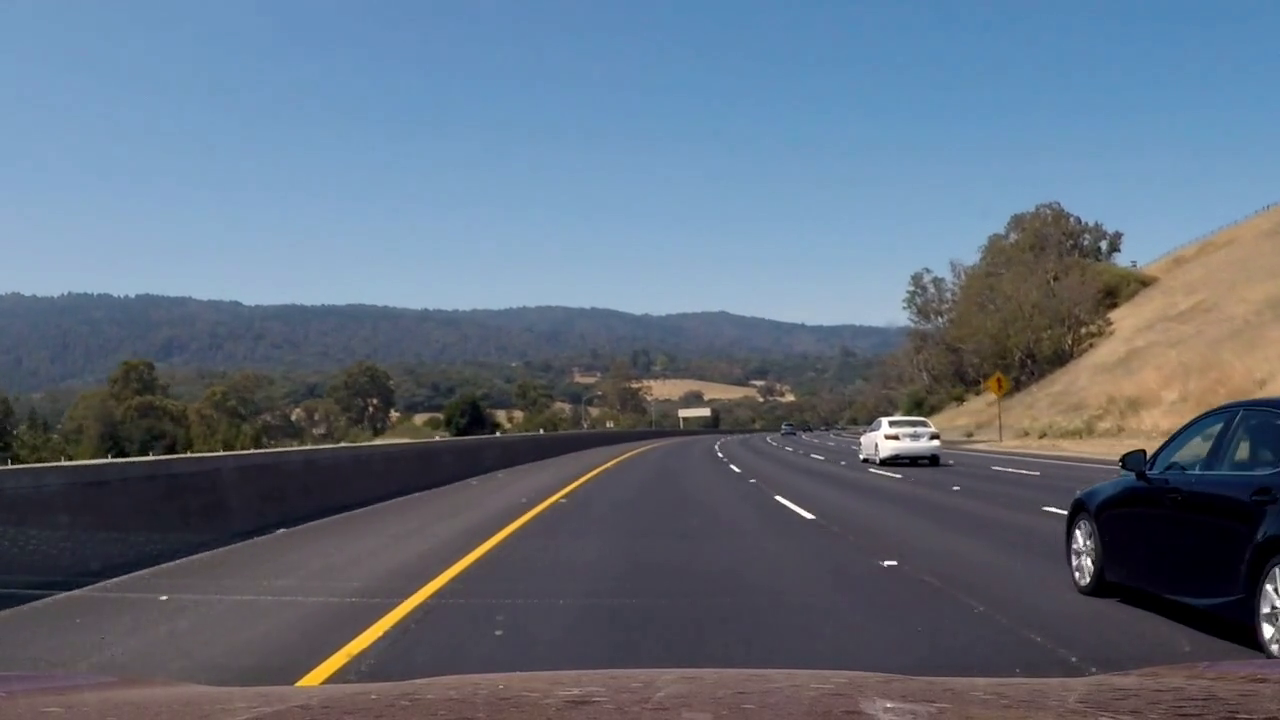
#> input picture test_images/video_images/54.png, 1280 x 720 px, found by its file name
$ python draw_bounding_boxes.py   (older library calls are emulated)
#> lines starting #> are read from the running program, lines starting #| are printed output that depends on the picture
import numpy as np
import cv2

def find_cars(img, scale, ystart, ystop, cells_per_step, color):
    draw_img = np.copy(img)
    #img = img.astype(np.float32) / 255

    if ystart is None:
        ystart = 0
    if ystop is None:
        ystop = img.shape[0]
    img_tosearch = img[ystart:ystop, :, :]
    ctrans_tosearch = img_tosearch
    if scale != 1:
        imshape = ctrans_tosearch.shape
        ctrans_tosearch = cv2.resize(ctrans_tosearch,
                                     (np.int(imshape[1]/scale), np.int(imshape[0]/scale)))

    nxblocks = (ctrans_tosearch.shape[1] // 16) - 2 + 1
    nyblocks = (ctrans_tosearch.shape[0] // 16) - 2 + 1

    window = 64
    nblocks_per_window = (window // 16) - 2 + 1
    nxsteps = (nxblocks - nblocks_per_window) // cells_per_step
    nysteps = (nyblocks - nblocks_per_window) // cells_per_step

    bboxes = []
    for xb in range(nxsteps+1):
        for yb in range(nysteps+1):
            ypos = yb*cells_per_step
            xpos = xb*cells_per_step

            xleft = xpos* 16
            ytop = ypos* 16

            xbox_left = np.int(xleft*scale)
            ytop_draw = np.int(ytop*scale)
            win_draw = np.int(window*scale)
            bboxes.append(((xbox_left, ytop_draw + ystart),
                            (xbox_left + win_draw, ytop_draw + win_draw+ystart)))
            cv2.rectangle(draw_img, (xbox_left, ytop_draw + ystart),
                            (xbox_left + win_draw, ytop_draw+win_draw + ystart), color, 3)

    return bboxes, draw_img

scale_config1 = [(1.0, 400, 464, 1), (1.0, 416, 480, 1),
                (1.0, 432, 496, 1), (1.0, 448, 512, 1),
                (1.5, 400, 496, 1), (1.5, 432, 528, 1),
                (1.5, 464, 560, 1),
                (2.0, 400, 528, 1), (2.0, 432, 560, 1),
                (2.5, 400, 528, 1), (2.5, 432, 560, 1),
                (3.0, 400, 596, 1), (3.0, 464, 660, 1)]
scale_config2 = [(1.0, 400, 512, 1),
                (1.5, 400, 580, 1),
                (2.0, 400, 580, 1),
                (2.5, 420, 680, 1),
                (3.0, 380, 700, 1),
                (3.3, 380, 700, 1)]
#scale_config = [(3.31, 400, 720, 1), (2.0, 400, 720, 1), (1.5, 400, 550, 1), (1.0, 400, 500, 1)]
image1 = cv2.imread('video_images/54.png')
#> image1 is the input picture: shape (720, 1280, 3); mean B, G, R 125.4, 109.4, 97.1
image2 = image1.copy()

colors = [(255,0,0),(0,255,0),(0,0,255),(255,255,0),(255,0,255),(0,255,255), (255,255,255),
          (128,0,0),(0,128,0),(0,0,128),(128,128,0),(128,0,128),(0,128,128), (128,128,128)]

bbs = 0
for i in range(len(scale_config1)):
    cfg = scale_config1[i]
    if cfg[0] == 3.3:
        bb, image1 = find_cars(image1, cfg[0], cfg[1], cfg[2], cfg[3], colors[i])
        bbs += len(bb)
        if len(bb) == 0:
            print(cfg)
        else:
            cv2.rectangle(image1, bb[0][0], bb[0][1], (0,0,0), 2)
#> after the loop, bbs = 0
print(bbs)
#| 0
cv2.imwrite('bboxes1.png', image1)

bbs = 0
for i in range(len(scale_config2)):
    cfg = scale_config2[i]
    if cfg[0] == 3.3:
        bb, image2 = find_cars(image2, cfg[0], cfg[1], cfg[2], cfg[3], colors[i])
        bbs += len(bb)
        cv2.rectangle(image2, bb[0][0], bb[0][1], (0,0,0), 2)
#> this loop made 6 passes
#> bbs on pass 6: 63
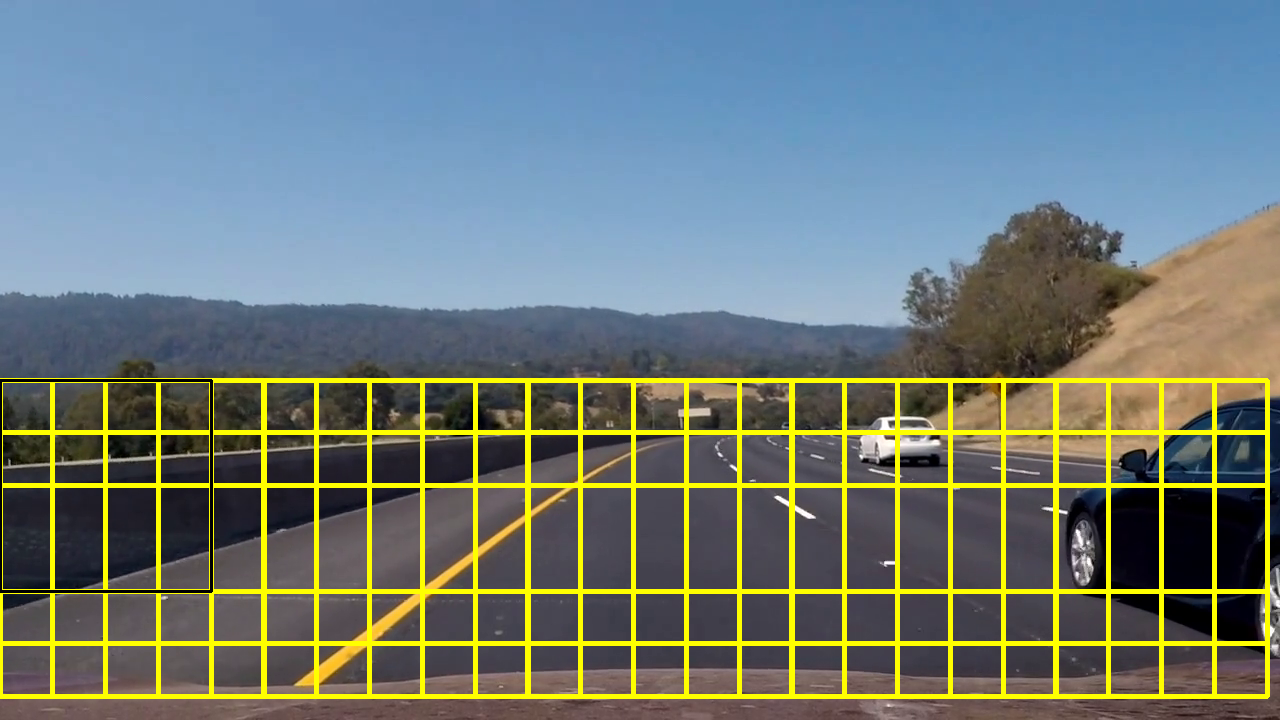
#> image2: shape (720, 1280, 3); mean B, G, R 119.4, 123.7, 110.8
#> after the loop, bbs = 63
print(bbs)
#| 63
cv2.imwrite('bboxes2.png', image2)
